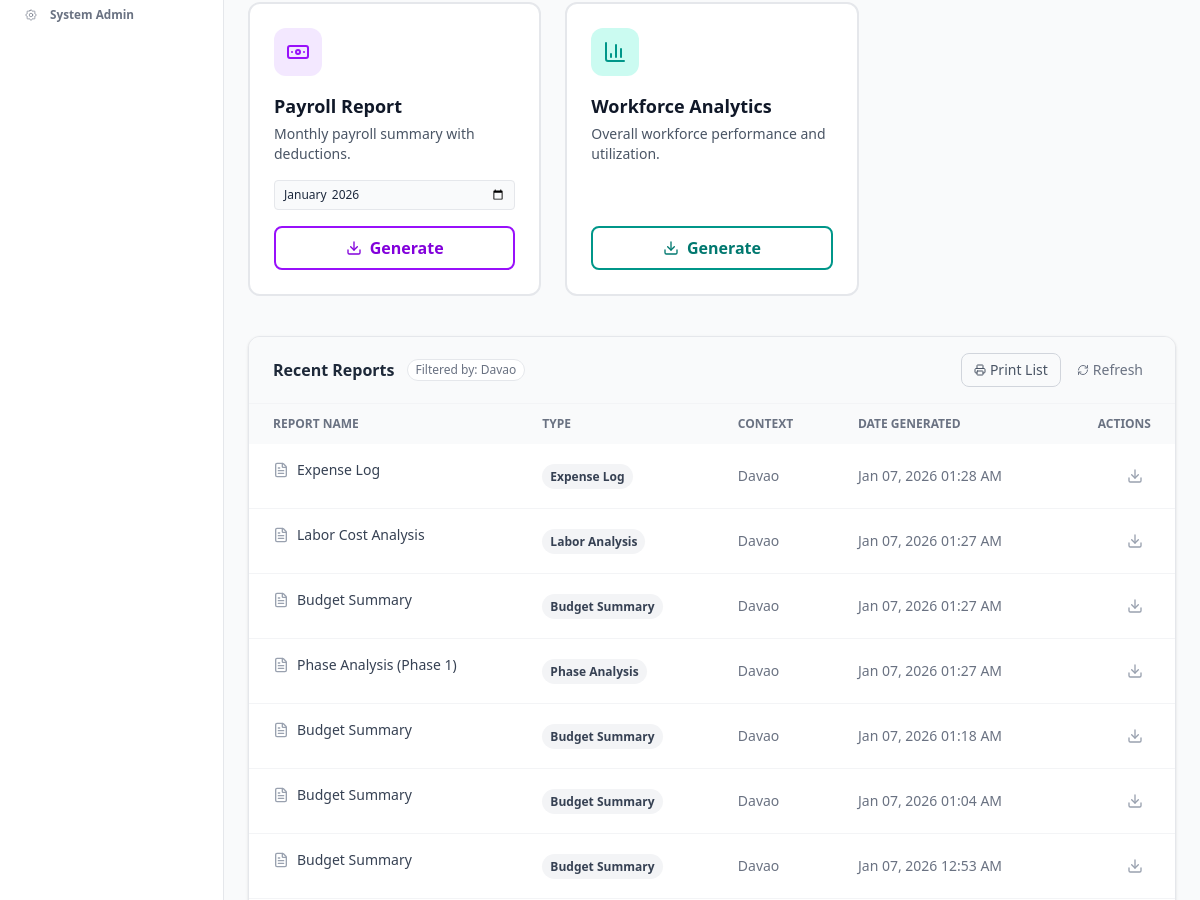
Page /modules/workforce/reports.php (middle part) on the earlier database version.
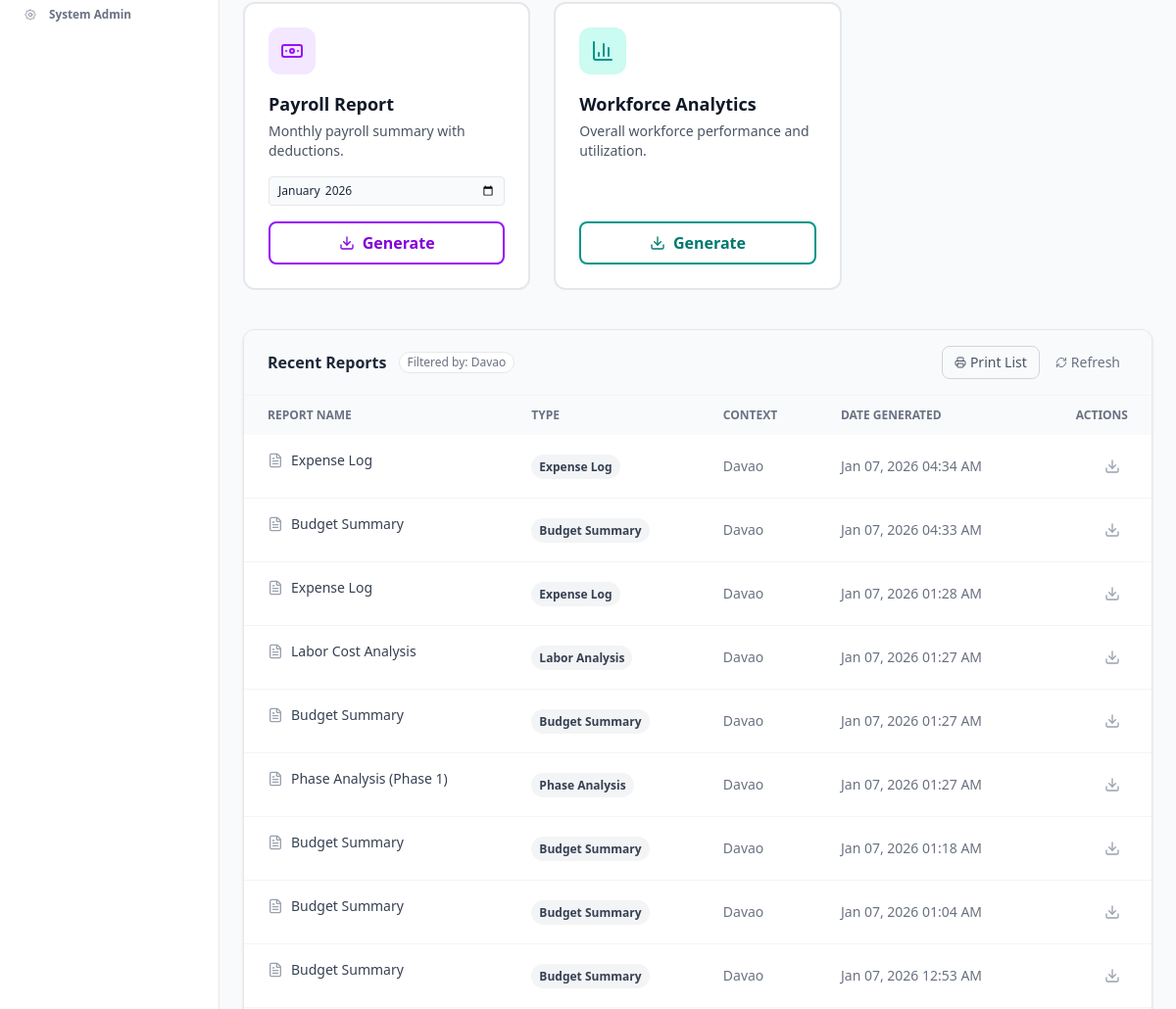
Same page on the later database version.
### tables this page shows
CREATE TABLE `budget_generated_reports` (
  `report_id` int NOT NULL,
  `project_id` int DEFAULT NULL,
  `report_type` varchar(50) DEFAULT NULL,
  `report_name` varchar(255) DEFAULT NULL,
  `generated_by` varchar(100) DEFAULT NULL,
  `created_at` timestamp NULL DEFAULT CURRENT_TIMESTAMP
);

CREATE TABLE `icmis_projects` (
  `project_id` int NOT NULL,
  `project_code` varchar(20) NOT NULL,
  `project_name` varchar(255) NOT NULL,
  `description` text,
  `location` varchar(255) DEFAULT NULL,
  `status` enum('Planning','In Progress','Active','On Hold','Completed','Cancelled') DEFAULT 'Planning',
  `start_date` date DEFAULT NULL,
  `end_date` date DEFAULT NULL,
  `completion_rate` decimal(5,2) DEFAULT '0.00',
  `project_manager_id` int DEFAULT NULL,
  `total_budget` decimal(15,2) DEFAULT '0.00'
);

### modules/workforce/project_context.php (called while the page is built, shortened)
<?php
function getProjectContext($conn) {
    $sql = "SELECT project_id FROM icmis_projects WHERE project_id = 1";
    $result = $conn->query($sql);
    if ($result && $result->num_rows > 0) {
        return 1;
    }
    return 0;
}

### modules/workforce/reports.php (the view, shortened to what the changed rows need)
<?php
include __DIR__ . '/project_context.php';
$conn = getWorkforceConnection();
$selected_project_id = getProjectContext($conn);
$current_project_name = "No Project Selected";
if ($selected_project_id) {
    $stmt = $conn->prepare("SELECT project_name, project_code FROM icmis_projects WHERE project_id = ?");
    $stmt->bind_param("i", $selected_project_id);
    $stmt->execute();
    $res = $stmt->get_result();
    if ($row = $res->fetch_assoc()) {
        $current_project_name = $row['project_name'];
    }
}
$recent_reports = [];
$tableExists = $conn->query("SHOW TABLES LIKE 'budget_generated_reports'");
if ($tableExists && $tableExists->num_rows > 0 && $selected_project_id) {
    $report_sql = "SELECT report_id, report_type, report_name, project_id, generated_by, created_at FROM budget_generated_reports
                   WHERE project_id = ?
                   ORDER BY created_at DESC
                   LIMIT 50";
    $stmt = $conn->prepare($report_sql);
    $stmt->bind_param("i", $selected_project_id);
    $stmt->execute();
    $result = $stmt->get_result();
    while ($row = $result->fetch_assoc()) {
        $recent_reports[] = $row;
    }
}
?>
<!DOCTYPE html>
<html lang="en">
<head>
    <?php include __DIR__ . '/../../includes/head_assetsv2.php'; ?>
</head>
<body class="bg-gray-50 text-slate-800">
    <main class="ml-56 mt-20 p-6 transition-all duration-300">
        <div class="max-w-7xl mx-auto">
            <div class="bg-white border border-gray-200 rounded-xl overflow-hidden shadow-sm">
                <div class="overflow-x-auto">
                    <table class="w-full text-left border-collapse">
                        <thead class="bg-gray-50 text-xs uppercase text-gray-500 font-semibold">
                            <tr>
                                <th class="px-6 py-3">Report Name</th>
                                <th class="px-6 py-3">Type</th>
                                <th class="px-6 py-3">Context</th>
                                <th class="px-6 py-3">Date Generated</th>
                                <th class="px-6 py-3 text-right">Actions</th>
                            </tr>
                        </thead>
                        <tbody class="divide-y divide-gray-100 text-sm">
                            <?php if(empty($recent_reports)): ?>
                            <tr>
                                <td colspan="5" class="px-6 py-8 text-center text-gray-500 bg-white">
                                    <div class="flex flex-col items-center">
                                        <i data-lucide="folder-open" class="w-8 h-8 text-gray-300 mb-2"></i>
                                        <p>No reports found for this project.</p>
                                        <p class="text-xs text-gray-400 mt-1">Generate a template above to see it here.</p>
                                    </div>
                                </td>
                            </tr>
                            <?php else: ?>
                            <?php foreach($recent_reports as $report): ?>
                            <tr class="hover:bg-gray-50 transition">
                                <td class="px-6 py-4 font-medium text-gray-700 flex items-center">
                                    <i data-lucide="file-text" class="w-4 h-4 text-gray-400 mr-2 no-print"></i>
                                    <?php echo htmlspecialchars($report['report_name'] ?? 'Untitled Report'); ?>
                                </td>
                                <td class="px-6 py-4">
                                    <?php
                                        $colors = [
                                            'employee-directory' => 'blue',
                                            'attendance-summary' => 'green',
                                            'assignment-report' => 'orange',
                                            'payroll-report' => 'purple',
                                            'workforce-analytics' => 'teal'
                                        ];
                                        $type = $report['report_type'] ?? 'default';
                                        $color = $colors[$type] ?? 'gray';
                                    ?>
                                    <span class="px-2 py-1 rounded-full text-xs font-bold bg-<?php echo $color; ?>-100 text-<?php echo $color; ?>-700 capitalize">
                                        <?php echo str_replace('-', ' ', $type); ?>
                                    </span>
                                </td>
                                <td class="px-6 py-4 text-gray-500"><?php echo htmlspecialchars($report['context'] ?? $current_project_name); ?></td>
                                <td class="px-6 py-4 text-gray-500">
                                    <?php echo htmlspecialchars(date('M d, Y h:i A', strtotime($report['created_at'] ?? 'now'))); ?>
                                </td>
                                <td class="px-6 py-4 text-right space-x-2">
                                    <button onclick="generateReport('<?php echo $report['report_type']; ?>')" class="generate-btn p-2 text-gray-400 hover:text-[#e9922c] hover:bg-orange-50 rounded-full transition" title="Download Again">
                                        <i data-lucide="download" class="w-4 h-4"></i>
                                    </button>
                                </td>
                            </tr>
                            <?php endforeach; ?>
                            <?php endif; ?>
                        </tbody>
                    </table>
                </div>
            </div>
        </div>
    </main>
</body>
</html>

Differences in the rows shown:
added budget_generated_reports: report_name "Expense Log", report_type "Expense Log", project.project_name "Davao", created_at "Jan 07, 2026 04:34 AM"
added budget_generated_reports: report_name "Budget Summary", report_type "Budget Summary", project.project_name "Davao", created_at "Jan 07, 2026 04:33 AM"
